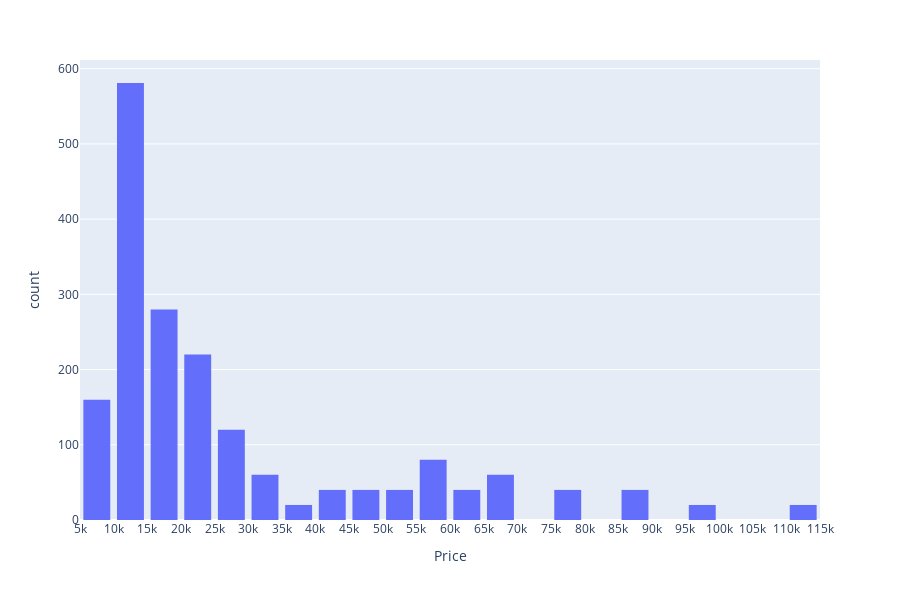

The notebook cell this image was saved under:
### Code cell
import plotly.express as px
fig=px.histogram(df, x=df['Price'],width=900, height=600)
fig.update_layout(bargap=0.2,xaxis = dict(dtick=5000))

### Figure 1 — Plotly figure (JSON) as saved in the notebook; plotly's stock layout.template omitted (floating-point values rounded to 4 significant figures; data arrays with more than 128 entries replaced by an {"elided": "..."} marker saying what was removed)
{"data": [{"alignmentgroup": "True", "bingroup": "x", "hovertemplate": "Price=%{x}<br>count=%{y}<extra></extra>", "legendgroup": "", "marker": {"color": "#636efa", "pattern": {"shape": ""}}, "name": "", "offsetgroup": "", "orientation": "v", "showlegend": false, "type": "histogram", "x": {"elided": "1861 int values"}, "xaxis": "x", "yaxis": "y"}], "layout": {"bargap": 0.2, "barmode": "relative", "height": 600, "legend": {"tracegroupgap": 0}, "margin": {"t": 60}, "width": 900, "xaxis": {"anchor": "y", "domain": [0, 1], "dtick": 5000, "title": {"text": "Price"}}, "yaxis": {"anchor": "x", "domain": [0, 1], "title": {"text": "count"}}}}
